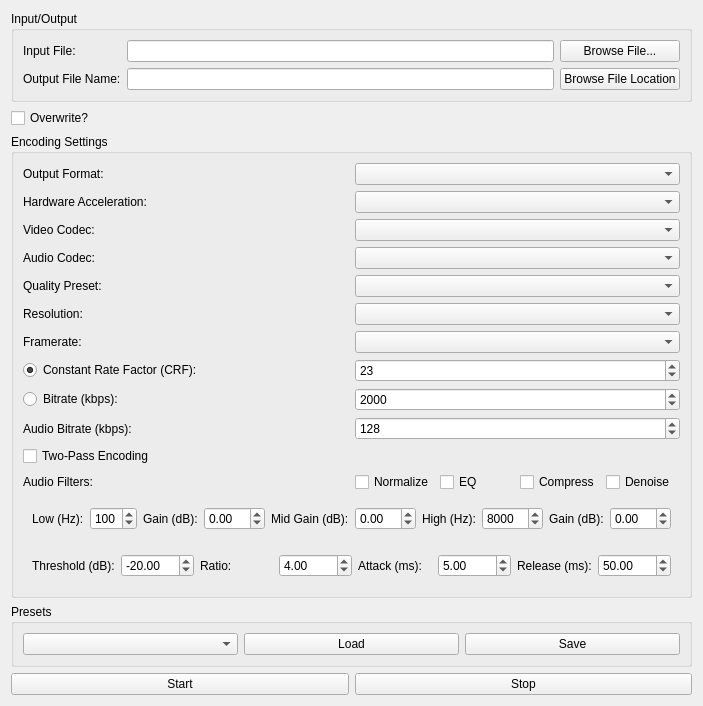
      <widget class="QWidget" name="tabSingle">
       <attribute name="title">
        <string>Single File</string>
       </attribute>
       <layout class="QVBoxLayout" name="verticalLayout_2">
        <item>
         <widget class="QGroupBox" name="groupInputOutput">
          <property name="title">
           <string>Input/Output</string>
          </property>
          <layout class="QGridLayout" name="gridLayout">
           <item row="0" column="0">
            <widget class="QLabel" name="label">
             <property name="text">
              <string>Input File:</string>
             </property>
            </widget>
           </item>
           <item row="0" column="1">
            <widget class="QLineEdit" name="lineInputFile"/>
           </item>
           <item row="0" column="2">
            <widget class="QPushButton" name="btnBrowseInput">
             <property name="text">
              <string>Browse File...</string>
             </property>
            </widget>
           </item>
           <item row="1" column="0">
            <widget class="QLabel" name="label_2">
             <property name="text">
              <string>Output File Name:</string>
             </property>
            </widget>
           </item>
           <item row="1" column="1">
            <widget class="QLineEdit" name="lineOutputFile"/>
           </item>
           <item row="1" column="2">
            <widget class="QPushButton" name="btnBrowseOutput">
             <property name="text">
              <string>Browse File Location</string>
             </property>
            </widget>
           </item>
          </layout>
         </widget>
        </item>
        <item>
         <widget class="QCheckBox" name="overwriteBox">
          <property name="text">
           <string>Overwrite?</string>
          </property>
         </widget>
        </item>
        <item>
         <widget class="QGroupBox" name="groupEncoding">
          <property name="title">
           <string>Encoding Settings</string>
          </property>
          <layout class="QGridLayout" name="gridLayout_2">
           <item row="0" column="0">
            <widget class="QLabel" name="labelContainer">
             <property name="text">
              <string>Output Format:</string>
             </property>
            </widget>
           </item>
           <item row="0" column="1">
            <widget class="QComboBox" name="comboContainer"/>
           </item>
           <item row="1" column="0">
            <widget class="QLabel" name="labelHwAccel">
             <property name="text">
              <string>Hardware Acceleration:</string>
             </property>
            </widget>
           </item>
           <item row="1" column="1">
            <widget class="QComboBox" name="comboHwAccel"/>
           </item>
           <item row="2" column="0">
            <widget class="QLabel" name="labelVideoCodec">
             <property name="text">
              <string>Video Codec:</string>
             </property>
            </widget>
           </item>
           <item row="2" column="1">
            <widget class="QComboBox" name="comboVideoCodec"/>
           </item>
           <item row="3" column="0">
            <widget class="QLabel" name="labelAudioCodec">
             <property name="text">
              <string>Audio Codec:</string>
             </property>
            </widget>
           </item>
           <item row="3" column="1">
            <widget class="QComboBox" name="comboAudioCodec"/>
           </item>
           <item row="4" column="0">
            <widget class="QLabel" name="labelQuality">
             <property name="text">
              <string>Quality Preset:</string>
             </property>
            </widget>
           </item>
           <item row="4" column="1">
            <widget class="QComboBox" name="comboQuality"/>
           </item>
           <item row="5" column="0">
            <widget class="QLabel" name="labelResolution">
             <property name="text">
              <string>Resolution:</string>
             </property>
            </widget>
           </item>
           <item row="5" column="1">
            <widget class="QComboBox" name="comboResolution"/>
           </item>
           <item row="6" column="0">
            <widget class="QLabel" name="labelFramerate">
             <property name="text">
              <string>Framerate:</string>
             </property>
            </widget>
           </item>
           <item row="6" column="1">
            <widget class="QComboBox" name="comboFramerate"/>
           </item>
           <item row="7" column="0">
            <widget class="QRadioButton" name="radioCRF">
             <property name="text">
              <string>Constant Rate Factor (CRF):</string>
             </property>
             <property name="checked">
              <bool>true</bool>
             </property>
            </widget>
           </item>
           <item row="7" column="1">
            <widget class="QSpinBox" name="spinCRF">
             <property name="minimum">
              <number>0</number>
             </property>
             <property name="maximum">
              <number>51</number>
             </property>
             <property name="value">
              <number>23</number>
             </property>
            </widget>
           </item>
           <item row="8" column="0">
            <widget class="QRadioButton" name="radioBitrate">
             <property name="text">
              <string>Bitrate (kbps):</string>
             </property>
            </widget>
           </item>
           <item row="8" column="1">
            <widget class="QSpinBox" name="spinBitrate">
             <property name="minimum">
              <number>32</number>
             </property>
             <property name="maximum">
              <number>50000</number>
             </property>
             <property name="value">
              <number>2000</number>
             </property>
            </widget>
           </item>
           <item row="9" column="0">
            <widget class="QLabel" name="labelAudioBitrate">
             <property name="text">
              <string>Audio Bitrate (kbps):</string>
             </property>
            </widget>
           </item>
           <item row="9" column="1">
            <widget class="QSpinBox" name="spinAudioBitrate">
             <property name="minimum">
              <number>32</number>
             </property>
             <property name="maximum">
              <number>320</number>
             </property>
             <property name="singleStep">
              <number>32</number>
             </property>
             <property name="value">
              <number>128</number>
             </property>
            </widget>
           </item>
           <item row="10" column="0">
            <widget class="QCheckBox" name="checkTwoPass">
             <property name="text">
              <string>Two-Pass Encoding</string>
             </property>
            </widget>
           </item>
           <item row="11" column="0">
            <widget class="QLabel" name="labelAudioFilters">
             <property name="text">
              <string>Audio Filters:</string>
             </property>
            </widget>
           </item>
           <item row="11" column="1">
            <layout class="QHBoxLayout" name="horizontalLayout_AudioFilters">
             <item>
              <widget class="QCheckBox" name="checkAudioNormalize">
               <property name="text">
                <string>Normalize</string>
               </property>
              </widget>
             </item>
             <item>
              <widget class="QCheckBox" name="checkAudioEq">
               <property name="text">
                <string>EQ</string>
               </property>
              </widget>
             </item>
             <item>
              <widget class="QCheckBox" name="checkAudioCompress">
               <property name="text">
                <string>Compress</string>
               </property>
              </widget>
             </item>
             <item>
              <widget class="QCheckBox" name="checkAudioDenoise">
               <property name="text">
                <string>Denoise</string>
               </property>
              </widget>
             </item>
            </layout>
           </item>
           <item row="12" column="0" colspan="2">
            <widget class="QWidget" name="widgetAudioEQ" native="true">
             <layout class="QHBoxLayout" name="horizontalLayout_EQ">
              <item>
               <widget class="QLabel" name="labelLowFreq">
                <property name="text">
                 <string>Low (Hz):</string>
                </property>
               </widget>
              </item>
              <item>
               <widget class="QSpinBox" name="spinLowFreq">
                <property name="minimum">
                 <number>20</number>
                </property>
                <property name="maximum">
                 <number>200</number>
                </property>
                <property name="value">
                 <number>100</number>
                </property>
               </widget>
              </item>
              <item>
               <widget class="QLabel" name="labelLowGain">
                <property name="text">
                 <string>Gain (dB):</string>
                </property>
               </widget>
              </item>
              <item>
               <widget class="QDoubleSpinBox" name="spinLowGain">
                <property name="minimum">
                 <double>-20.000000000000000</double>
                </property>
                <property name="maximum">
                 <double>20.000000000000000</double>
                </property>
                <property name="singleStep">
                 <double>0.500000000000000</double>
                </property>
                <property name="value">
                 <double>0.000000000000000</double>
                </property>
               </widget>
              </item>
              <item>
               <widget class="QLabel" name="labelMidGain">
                <property name="text">
                 <string>Mid Gain (dB):</string>
                </property>
               </widget>
              </item>
              <item>
               <widget class="QDoubleSpinBox" name="spinMidGain">
                <property name="minimum">
                 <double>-20.000000000000000</double>
                </property>
                <property name="maximum">
                 <double>20.000000000000000</double>
                </property>
                <property name="singleStep">
                 <double>0.500000000000000</double>
                </property>
                <property name="value">
                 <double>0.000000000000000</double>
                </property>
               </widget>
              </item>
              <item>
               <widget class="QLabel" name="labelHighFreq">
                <property name="text">
                 <string>High (Hz):</string>
                </property>
               </widget>
              </item>
              <item>
               <widget class="QSpinBox" name="spinHighFreq">
                <property name="minimum">
                 <number>2000</number>
                </property>
                <property name="maximum">
                 <number>20000</number>
                </property>
                <property name="value">
                 <number>8000</number>
                </property>
               </widget>
              </item>
              <item>
               <widget class="QLabel" name="labelHighGain">
                <property name="text">
                 <string>Gain (dB):</string>
                </property>
               </widget>
              </item>
              <item>
               <widget class="QDoubleSpinBox" name="spinHighGain">
                <property name="minimum">
                 <double>-20.000000000000000</double>
                </property>
                <property name="maximum">
                 <double>20.000000000000000</double>
                </property>
                <property name="singleStep">
                 <double>0.500000000000000</double>
                </property>
                <property name="value">
                 <double>0.000000000000000</double>
                </property>
               </widget>
              </item>
             </layout>
            </widget>
           </item>
           <item row="13" column="0" colspan="2">
            <widget class="QWidget" name="widgetAudioCompress" native="true">
             <layout class="QGridLayout" name="gridLayout_Compress">
              <item row="0" column="0">
               <widget class="QLabel" name="labelThreshold">
                <property name="text">
                 <string>Threshold (dB):</string>
                </property>
               </widget>
              </item>
              <item row="0" column="1">
               <widget class="QDoubleSpinBox" name="spinThreshold">
                <property name="minimum">
                 <double>-60.000000000000000</double>
                </property>
                <property name="maximum">
                 <double>0.000000000000000</double>
                </property>
                <property name="singleStep">
                 <double>1.000000000000000</double>
                </property>
                <property name="value">
                 <double>-20.000000000000000</double>
                </property>
               </widget>
              </item>
              <item row="0" column="2">
               <widget class="QLabel" name="labelRatio">
                <property name="text">
                 <string>Ratio:</string>
                </property>
               </widget>
              </item>
              <item row="0" column="3">
               <widget class="QDoubleSpinBox" name="spinRatio">
                <property name="minimum">
                 <double>1.000000000000000</double>
                </property>
                <property name="maximum">
                 <double>20.000000000000000</double>
                </property>
                <property name="singleStep">
                 <double>0.500000000000000</double>
                </property>
                <property name="value">
                 <double>4.000000000000000</double>
                </property>
               </widget>
              </item>
              <item row="0" column="4">
               <widget class="QLabel" name="labelAttack">
                <property name="text">
                 <string>Attack (ms):</string>
                </property>
               </widget>
              </item>
              <item row="0" column="5">
               <widget class="QDoubleSpinBox" name="spinAttack">
                <property name="minimum">
                 <double>0.100000000000000</double>
                </property>
                <property name="maximum">
                 <double>100.000000000000000</double>
                </property>
                <property name="singleStep">
                 <double>0.100000000000000</double>
                </property>
                <property name="value">
                 <double>5.000000000000000</double>
                </property>
               </widget>
              </item>
              <item row="0" column="6">
               <widget class="QLabel" name="labelRelease">
                <property name="text">
                 <string>Release (ms):</string>
                </property>
               </widget>
              </item>
              <item row="0" column="7">
               <widget class="QDoubleSpinBox" name="spinRelease">
                <property name="minimum">
                 <double>1.000000000000000</double>
                </property>
                <property name="maximum">
                 <double>1000.000000000000000</double>
                </property>
                <property name="singleStep">
                 <double>1.000000000000000</double>
                </property>
                <property name="value">
                 <double>50.000000000000000</double>
                </property>
               </widget>
              </item>
             </layout>
            </widget>
           </item>
          </layout>
         </widget>
        </item>
        <item>
         <widget class="QGroupBox" name="groupPresets">
          <property name="title">
           <string>Presets</string>
          </property>
          <layout class="QHBoxLayout" name="horizontalLayout_2">
           <item>
            <widget class="QComboBox" name="comboPresets"/>
           </item>
           <item>
            <widget class="QPushButton" name="btnLoadPreset">
             <property name="text">
              <string>Load</string>
             </property>
            </widget>
           </item>
           <item>
            <widget class="QPushButton" name="btnSavePreset">
             <property name="text">
              <string>Save</string>
             </property>
            </widget>
           </item>
          </layout>
         </widget>
        </item>
        <item>
         <layout class="QHBoxLayout" name="horizontalLayout">
          <item>
           <widget class="QPushButton" name="btnStart">
            <property name="text">
             <string>Start</string>
            </property>
           </widget>
          </item>
          <item>
           <widget class="QPushButton" name="btnStop">
            <property name="text">
             <string>Stop</string>
            </property>
           </widget>
          </item>
         </layout>
        </item>
       </layout>
      </widget>
